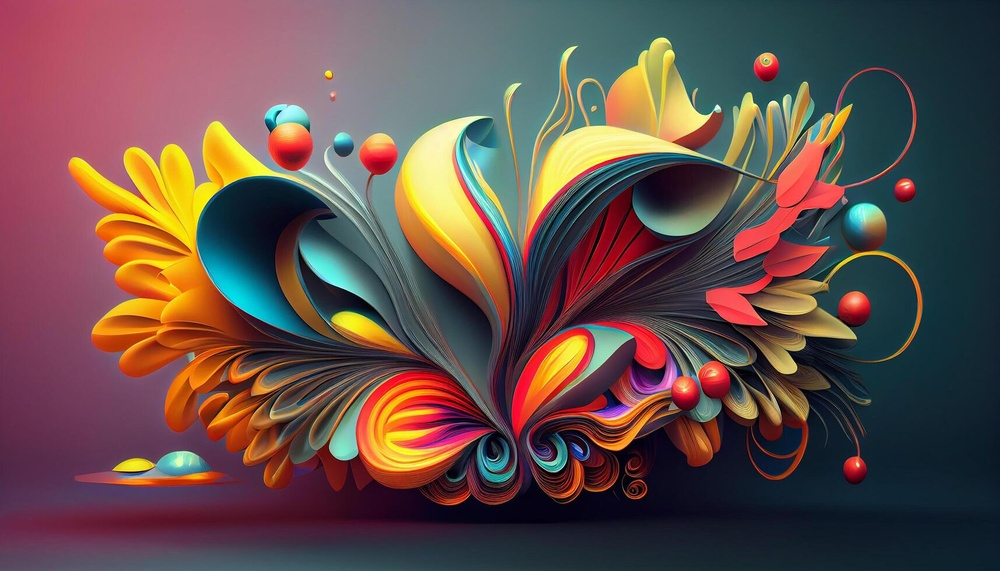
%> input picture Lab 3 (bit plane slicing)/images.jpg, 1000 x 571 px, shrunk from 1715 x 980 before the run
$ octave saurav_bit_plane_slicing.m   (GNU Octave 9; MATLAB toolbox functions it lacks are replaced by stand-ins)
%> lines starting %> are read from the running program, lines starting %| are printed output that depends on the picture; in (x1, y1, x2, y2) boxes, pixels count from 0 and x2, y2 are one past the last pixel; in counts of white or black regions, pixels touching at a corner belong together; the program's own positions count from 1
% Created on 23/1/25
% Created by saurav kumar, BT22ECE110
% bit-plane slicing on a image.


% Dynamic Input
[file, path] = uigetfile({'*.*', 'All Image Files'; '*.png;*.jpg;*.jpeg;*.bmp', 'Supported Image Formats'});
%> the answer given: images.jpg
if isequal(file, 0)
    disp('No file selected');
    return;
end
inputImage = imread(fullfile(path, file));
%> inputImage is the input picture: size 571x1000x3 uint8; mean R, G, B 100.7, 78.6, 74.6

% Convert the image to grayscale if it is a color image
if size(inputImage, 3) == 3
    grayImage = rgb2gray(inputImage);
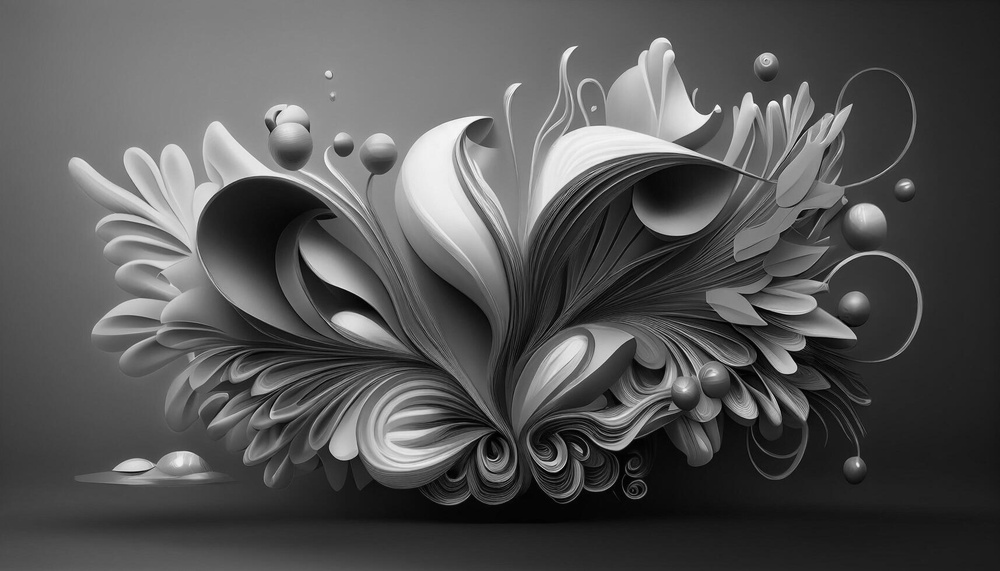
%> grayImage: size 571x1000 uint8; min 0, max 252, mean 84.8
else
    grayImage = inputImage;
end

% Display the original grayscale image
figure;
subplot(3, 3, 1);
imshow(grayImage, []);
title('Original Image');

% Initialize a cell array to store bit planes
bitPlanes = cell(1, 8);

% Perform bit-plane slicing
for i = 1:8
    % Extract the i-th bit plane
    bitPlanes{i} = bitget(grayImage, i) * 255;

    % Display the bit plane
    subplot(3, 3, i+1); % Place in the subplot
    imshow(bitPlanes{i}, []);
    title(['Bit Plane ', num2str(i)]);
end
%> this loop made 8 passes
%> pass 1, `imshow(bitPlanes{i}, []);`:
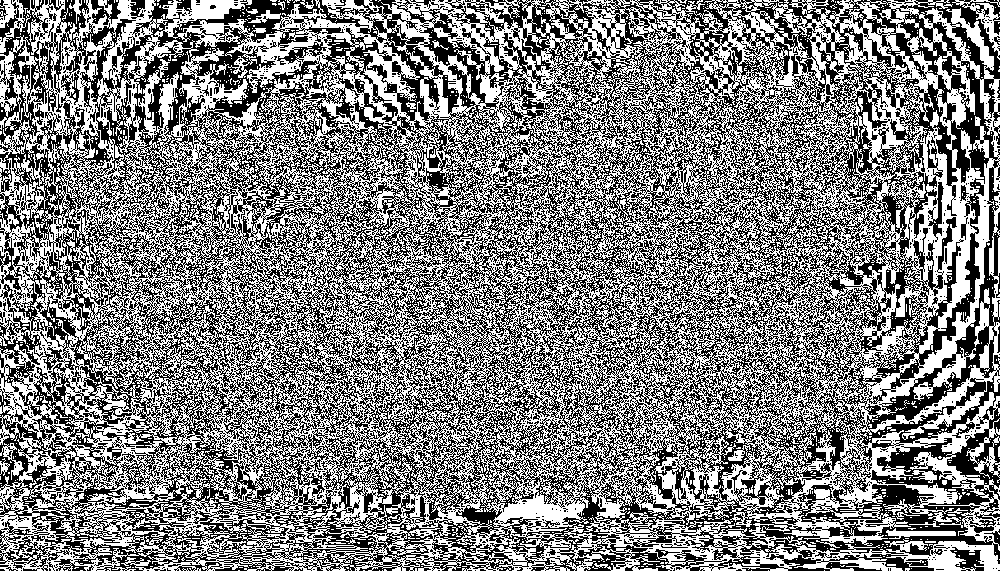
%> displayed picture: size 571x1000, on the screen's scale of 0 to 255; 50.3% white; black in thin lines or dots
%> pass 2, `imshow(bitPlanes{i}, []);`:
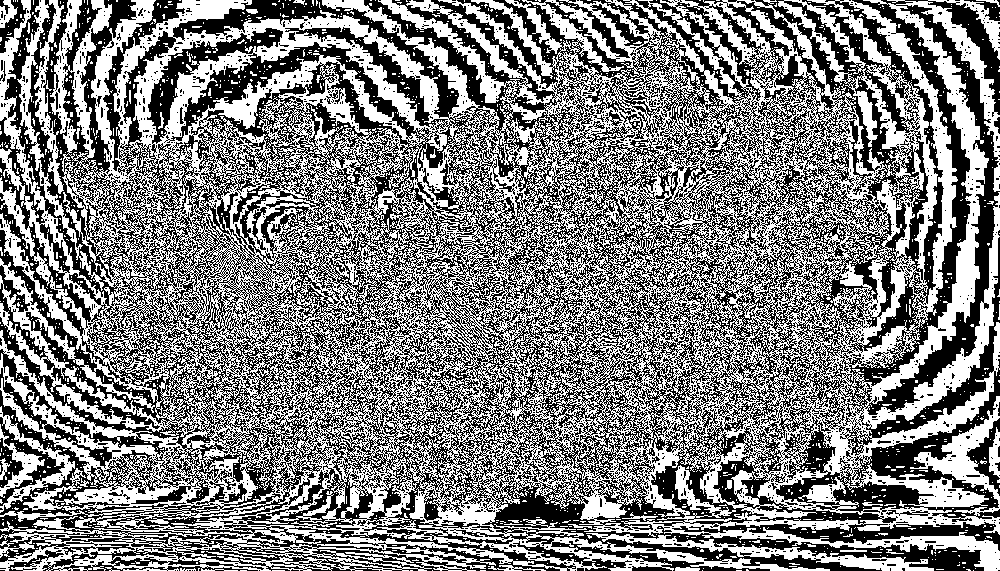
%> displayed picture: size 571x1000, on the screen's scale of 0 to 255; 50% white; 2390 white regions (2346 under 20 px), largest, box (x1, y1, x2, y2) and area: (0, 0, 1000, 571) 268863, (586, 533, 934, 571) 2528, (17, 0, 104, 291) 2057
%> after the loop, bitPlanes = 8 items
%> after the loop:
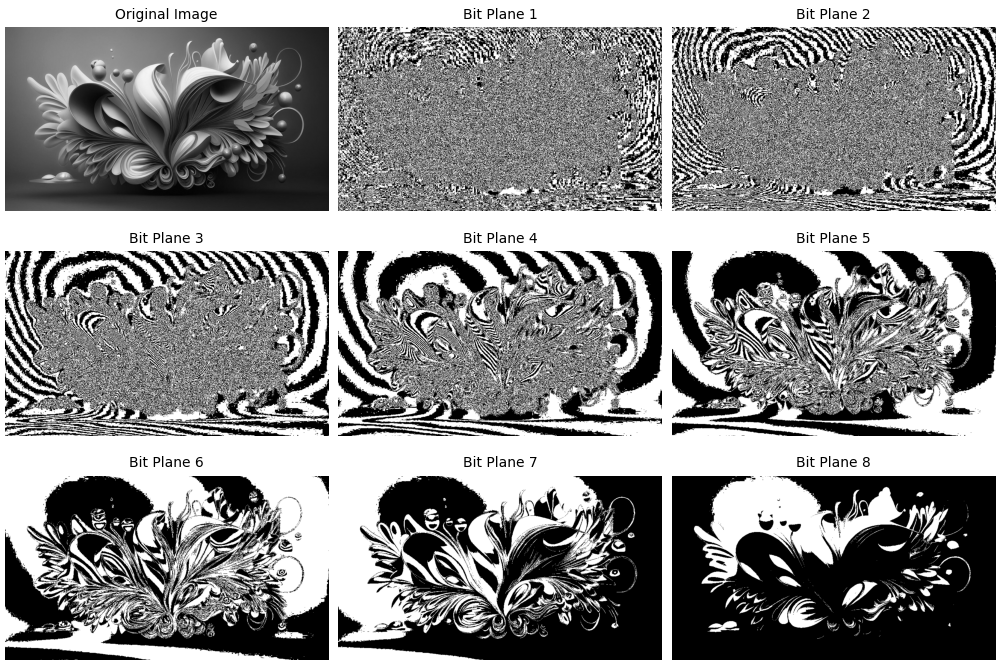
%> figure redrawn from the program's plot data, 9 panels

% Reconstruct the image by removing the LSB (set the 1st bit to 0)
% Perform bit manipulation to remove the 1st bit (LSB)
%> (the run ends here)
